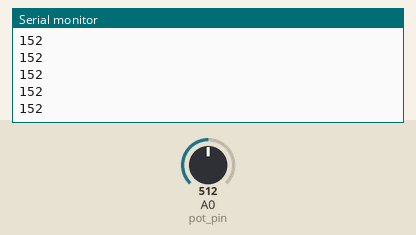
The sketch below on a simulated Arduino Uno, built with avr-gcc and run on an emulated ATmega328P. Shown: the last lines printed to the serial monitor. The test bench sets the inputs (shaded band); at power-on: A0 (pot_pin) = 512.

Above: at 1.2 s.
1.3 s: A0 (pot_pin) set to 716
At 1.36 s:
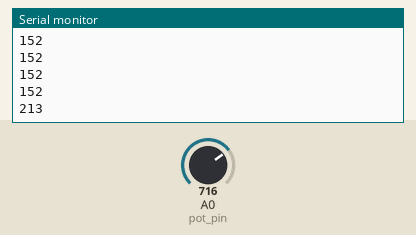
2.8 s: A0 (pot_pin) set to 900
At 2.81 s:
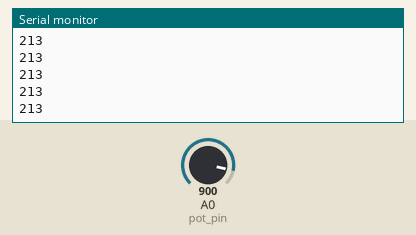
Timing chart, 0 to 5.8 s (numbered marks = the images above; inputs shaded):
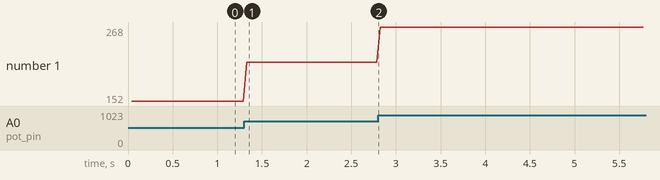

The sketch:

arduino_sensor.ino
```cpp
int pot_pin = A0;
int pot_val;
int dist_mm;
int max_dist = 305; // Adjust this based on the potentiomter used

void setup() {
  Serial.begin(115200);
  pinMode(pot_pin, INPUT);
  Serial.print("begin");
}

void loop() {
  pot_val = analogRead(pot_pin);
  dist_mm = map(pot_val, 0, 1023, 0, max_dist);

  Serial.println(dist_mm);
  delay(40);
}
```

Measured:
- after the input at 1.3 s, the serial monitor: prints a new line at once (image 1)
- plotted number 1: 152 → 213 after the input at 1.3 s, 213 → 268 after the input at 2.8 s
